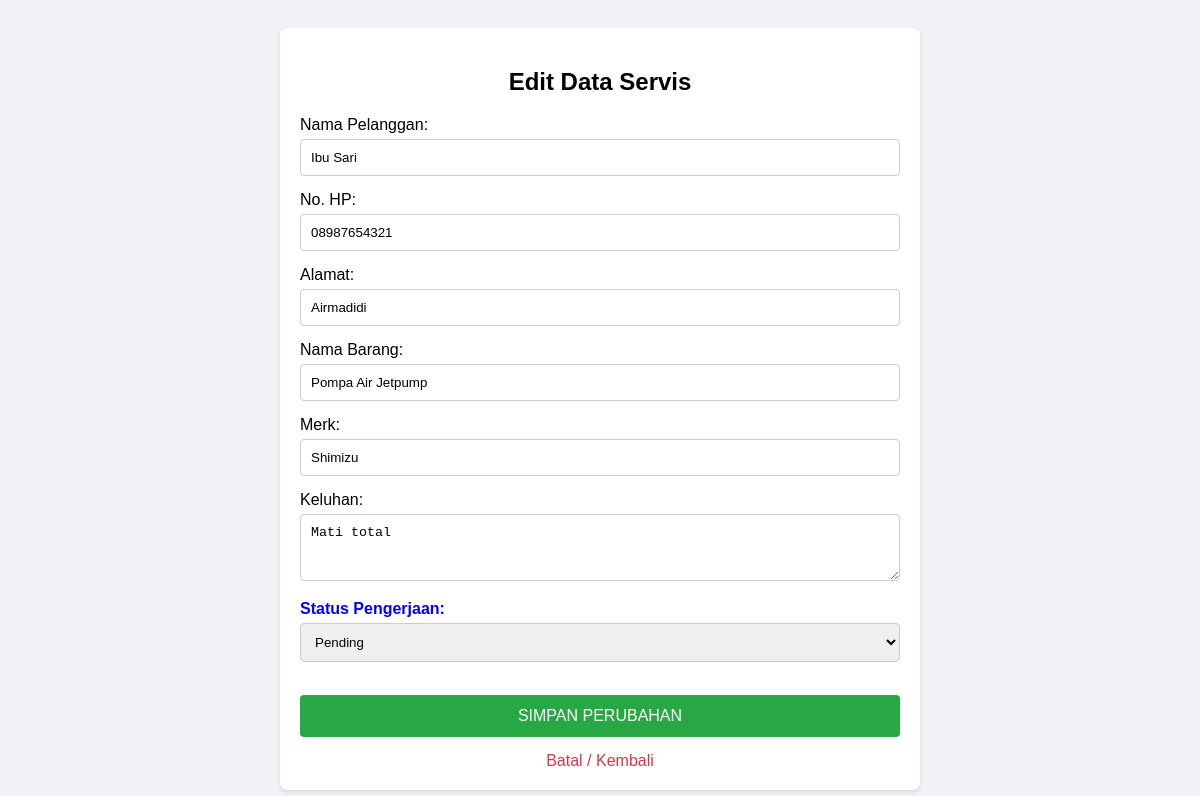
Page /edit.php?id=2 on the committed database.
### tables this page shows
CREATE TABLE tb_barang (
    id_barang INT(11) AUTO_INCREMENT PRIMARY KEY,
    id_pelanggan INT(11),
    nama_barang VARCHAR(100) NOT NULL,
    merk VARCHAR(50),
    keluhan TEXT NOT NULL,
    tgl_masuk DATE NOT NULL,
    FOREIGN KEY (id_pelanggan) REFERENCES tb_pelanggan(id_pelanggan)
    ON DELETE CASCADE ON UPDATE CASCADE
);

CREATE TABLE tb_pelanggan (
    id_pelanggan INT(11) AUTO_INCREMENT PRIMARY KEY,
    nama_pelanggan VARCHAR(100) NOT NULL,
    no_hp VARCHAR(20),
    alamat TEXT,
    tanggal_daftar TIMESTAMP DEFAULT CURRENT_TIMESTAMP
);

### edit.php (the view, shortened to what this page needs)
<?php
include 'config.php';
$id = $_GET['id'];
$query = "SELECT p.*, b.*, s.status, s.id_servis, b.id_barang
          FROM tb_pelanggan p
          JOIN tb_barang b ON p.id_pelanggan = b.id_pelanggan
          LEFT JOIN tb_servis s ON b.id_barang = s.id_barang
          WHERE p.id_pelanggan = '$id'";
$result = mysqli_query($koneksi, $query);
$data = mysqli_fetch_assoc($result);
?>
<!DOCTYPE html>
<html>
<head>
</head>
<body>
<div class="container">
    <h2 style="text-align:center;">Edit Data Servis</h2>
    <form method="POST">
        <label>Nama Pelanggan:</label>
        <input type="text" name="nama" value="<?php echo htmlspecialchars($data['nama_pelanggan']); ?>" required>
        <label>No. HP:</label>
        <input type="text" name="hp" value="<?php echo htmlspecialchars($data['no_hp']); ?>">
        <label>Alamat:</label>
        <input type="text" name="alamat" value="<?php echo htmlspecialchars($data['alamat']); ?>">
        <label>Nama Barang:</label>
        <input type="text" name="barang" value="<?php echo htmlspecialchars($data['nama_barang']); ?>" required>
        <label>Merk:</label>
        <input type="text" name="merk" value="<?php echo htmlspecialchars($data['merk']); ?>">
        <label>Keluhan:</label>
        <textarea name="keluhan" rows="3"><?php echo htmlspecialchars($data['keluhan']); ?></textarea>
        <label style="color:blue; font-weight:bold;">Status Pengerjaan:</label>
        <select name="status">
            <option value="Pending" <?php if($data['status']=='Pending') echo 'selected'; ?>>Pending</option>
        </select>
        <br><br>
        <button type="submit" name="update">SIMPAN PERUBAHAN</button>
        <a href="index.php">Batal / Kembali</a>
    </form>
</div>
</body>
</html>

### edit.php (style rules this page uses)
body { font-family: sans-serif; background: #f0f2f5; padding: 20px; }
.container { max-width: 600px; margin: auto; background: white; padding: 20px; border-radius: 8px; box-shadow: 0 2px 5px rgba(0,0,0,0.1); }
input, textarea, select { width: 100%; padding: 10px; margin: 5px 0 15px; border: 1px solid #ccc; border-radius: 4px; box-sizing: border-box; }
button { width: 100%; padding: 12px; background: #28a745; color: white; border: none; border-radius: 4px; font-size: 16px; cursor: pointer; }
a { display: block; text-align: center; margin-top: 15px; color: #dc3545; text-decoration: none; }

### rows in the picture
tb_barang: nama "Ibu Sari", hp "08987654321", alamat "Airmadidi", barang "Pompa Air Jetpump", merk "Shimizu", keluhan "Mati total"
